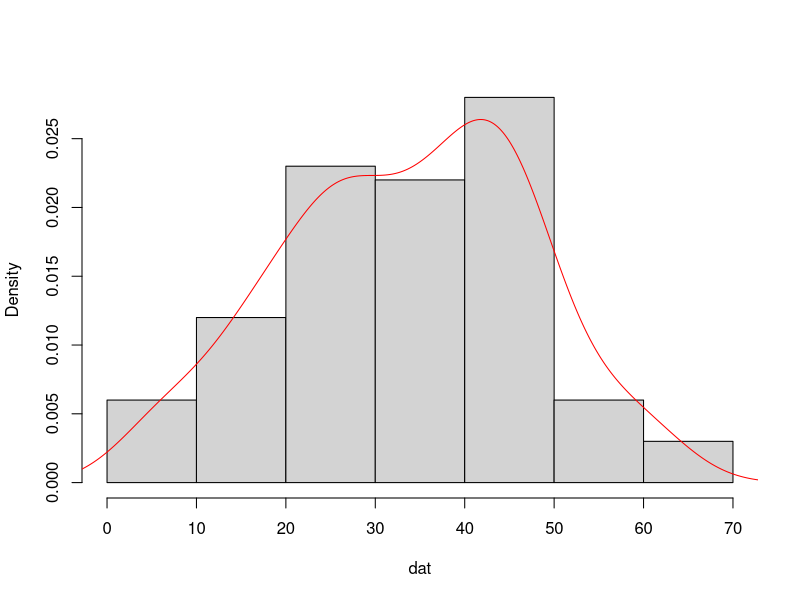
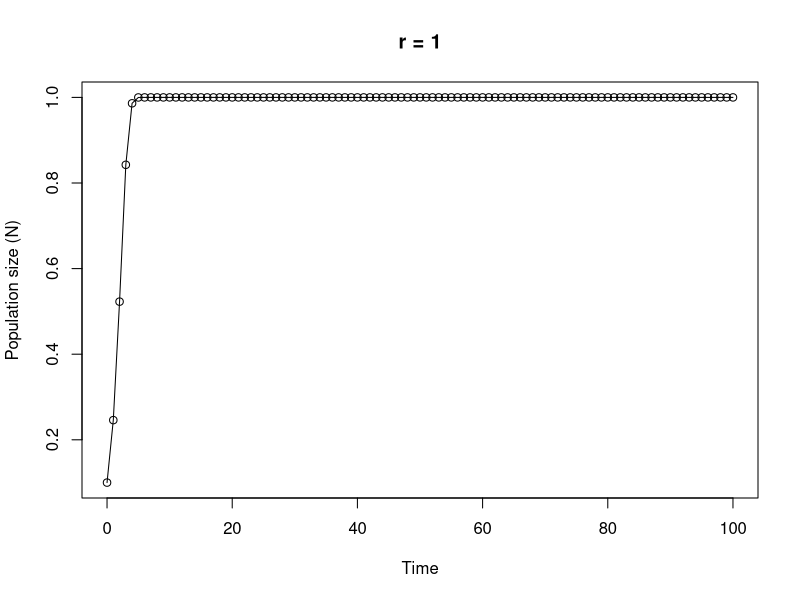

R code for these plots, in order:
## ----Q1, results = 'asis'----------------------------------------------------------------

# area of a circle
# the equation to calculate the area of a circle is pi * radius^2

circle.area <- function(d){ 
	pi * (d/2)^2
}

# to use your new function

circle.area(10)
# [1] 78.53982

# to test on a vector of diameters
# first create a vector with diameters ranging from 0 to 50 in steps of 10

cir.diam <- seq(from = 0, to = 50, by = 10)

# test your function

circle.area(cir.diam)
# [1]    0.00000   78.53982  314.15927  706.85835 1256.63706 1963.49541


## ----Q2, tidy = TRUE---------------------------------------------------------------------

far.cent <- function(a){
	val <- (a-32)*5/9
	print(paste("Fahrenheit: ", round(a, digits = 3), "oF",sep = " "), quote = FALSE)# round 3dp
	print(paste("Centigrade: ", round(val, digits = 3), "oC", sep = " "), quote = FALSE)# round 3dp
}

# alternative Fahrenheit to centigrade using cat function

far.cent2 <- function(a){
	val <- (a - 32) * 5/9	#calculation
	cat("Fahrenheit: ", round(a, digits = 3), "oF", "\n")   # use cat function
	cat("Centigrade: ", round(val, digits = 3), "oC", "\n")   
}



## ----Q3----------------------------------------------------------------------------------

# Create a vector of normally distributed data
# length 100, mean 35 and standard deviation of 29

vals <- rnorm(100, 35, 15)	# create some norm dist data mean 35, sd = 15

summary.fun <- function(dat){
	mymean <- round(mean(dat), digits = 4)      	# calc mean
	mymedian <- round(median(dat), digits = 4)    # calc median
	mymin <- round(min(dat), digits = 4)          # calc min
	mymax <- round(max(dat), digits = 4)          # calc max
	print(paste("mean:", mymean, sep = " "), quote = FALSE)     # print mean
	print(paste("median:", mymedian, sep = " "), quote = FALSE)     # print median
	print(paste("range:", "from:", mymin, "to", mymax, sep = " "), quote = FALSE) 
	dens <- density(dat)                          # estimate density curve
	hist(dat, main = "",type = "l",freq = FALSE)  # plot histogram
	lines(dens, lty = 1, col = "red")             # plot density curve
}

# use the function
summary.fun(vals)


## ----Q4----------------------------------------------------------------------------------

# calculate a median

ourmedian <- function(x){
	n <- length(x)
	if (n %% 2 == 1)      # odd numbers
	  sort(x)[(n + 1)/2]  # find the middle number by adding 1 to length and div 2
	else {                # even numbers
	  middletwo <- sort(x)[(n/2) + 0:1]   #find the two middle numbers
	  mean(middletwo)
	  }
}

# use the function
mydat <- sample(1:50, size = 10, replace = TRUE )

# our function
ourmedian(mydat)

# R median function
median(mydat)


## ----Q5, tidy = TRUE---------------------------------------------------------------------

# function to simulate Ricker model

Ricker.model <- function(nzero, r, time, K=1){     # sets initial parameters
  N <- numeric(time + 1)    # creates a real vector of length time+1 to store values of Nt+1
  N[1] <- nzero             # sets initial population size in first element of N
  for (i in 1:time) {				# loops over time
      N[i+1] <- N[i]*exp(r*(1 - N[i]/K))    
  }
  Time <- 0:time   					 # creates vector for x axis
  plot(Time, N, type = "o", xlim = c(0, time), xlab = "Time", ylab = "Population size (N)", main = paste("r =", r, sep=" "))   # plots     output
}

# To run
# play around with the different parameters, especially r
Ricker.model(nzero=0.1,r=1,time=100)
